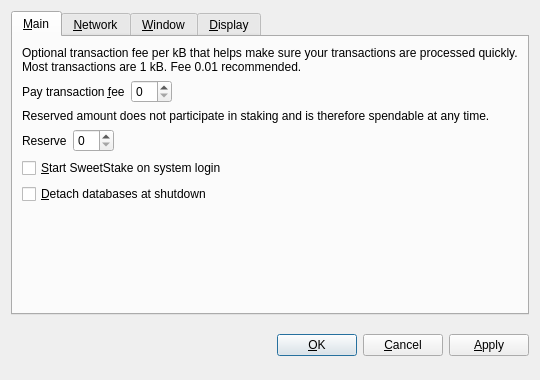
<?xml version="1.0" encoding="UTF-8"?>
<ui version="4.0">
 <class>OptionsDialog</class>
 <widget class="QDialog" name="OptionsDialog">
  <property name="geometry">
   <rect>
    <x>0</x>
    <y>0</y>
    <width>540</width>
    <height>380</height>
   </rect>
  </property>
  <property name="windowTitle">
   <string>Options</string>
  </property>
  <property name="modal">
   <bool>true</bool>
  </property>
  <layout class="QVBoxLayout" name="verticalLayout">
   <item>
    <widget class="QTabWidget" name="tabWidget">
     <property name="tabPosition">
      <enum>QTabWidget::North</enum>
     </property>
     <property name="currentIndex">
      <number>0</number>
     </property>
     <widget class="QWidget" name="tabMain">
      <attribute name="title">
       <string>&amp;Main</string>
      </attribute>
      <layout class="QVBoxLayout" name="verticalLayout_Main">
       <item>
        <widget class="QLabel" name="transactionFeeInfoLabel">
         <property name="text">
          <string>Optional transaction fee per kB that helps make sure your transactions are processed quickly. Most transactions are 1 kB. Fee 0.01 recommended.</string>
         </property>
         <property name="textFormat">
          <enum>Qt::PlainText</enum>
         </property>
         <property name="wordWrap">
          <bool>true</bool>
         </property>
        </widget>
       </item>
       <item>
        <layout class="QHBoxLayout" name="horizontalLayoutFee">
         <item>
          <widget class="QLabel" name="transactionFeeLabel">
           <property name="text">
            <string>Pay transaction &amp;fee</string>
           </property>
           <property name="textFormat">
            <enum>Qt::PlainText</enum>
           </property>
           <property name="buddy">
            <cstring>transactionFee</cstring>
           </property>
          </widget>
         </item>
         <item>
          <widget class="BitcoinAmountField" name="transactionFee"/>
         </item>
         <item>
          <spacer name="horizontalSpacerFee">
           <property name="orientation">
            <enum>Qt::Horizontal</enum>
           </property>
           <property name="sizeHint" stdset="0">
            <size>
             <width>40</width>
             <height>20</height>
            </size>
           </property>
          </spacer>
         </item>
        </layout>
       </item>
       <item>
        <widget class="QLabel" name="reserveBalanceInfoLabel">
         <property name="text">
          <string>Reserved amount does not participate in staking and is therefore spendable at any time.</string>
         </property>
         <property name="textFormat">
          <enum>Qt::PlainText</enum>
         </property>
         <property name="wordWrap">
          <bool>true</bool>
         </property>
        </widget>
       </item>
       <item>
        <layout class="QHBoxLayout" name="horizontalLayoutReserveBalance">
         <item>
          <widget class="QLabel" name="reserveBalanceLabel">
           <property name="text">
            <string>Reserve</string>
           </property>
           <property name="textFormat">
            <enum>Qt::PlainText</enum>
           </property>
           <property name="buddy">
            <cstring>reserveBalance</cstring>
           </property>
          </widget>
         </item>
         <item>
          <widget class="BitcoinAmountField" name="reserveBalance"/>
         </item>
         <item>
          <spacer name="horizontalSpacerReserveBalance">
           <property name="orientation">
            <enum>Qt::Horizontal</enum>
           </property>
           <property name="sizeHint" stdset="0">
            <size>
             <width>40</width>
             <height>20</height>
            </size>
           </property>
          </spacer>
         </item>
        </layout>
       </item>
       <item>
        <widget class="QCheckBox" name="bitcoinAtStartup">
         <property name="toolTip">
          <string>Automatically start SweetStake after logging in to the system.</string>
         </property>
         <property name="text">
          <string>&amp;Start SweetStake on system login</string>
         </property>
        </widget>
       </item>
       <item>
        <widget class="QCheckBox" name="detachDatabases">
         <property name="toolTip">
          <string>Detach block and address databases at shutdown. This means they can be moved to another data directory, but it slows down shutdown. The wallet is always detached.</string>
         </property>
         <property name="text">
          <string>&amp;Detach databases at shutdown</string>
         </property>
        </widget>
       </item>
       <item>
        <spacer name="verticalSpacer_Main">
         <property name="orientation">
          <enum>Qt::Vertical</enum>
         </property>
         <property name="sizeHint" stdset="0">
          <size>
           <width>20</width>
           <height>40</height>
          </size>
         </property>
        </spacer>
       </item>
      </layout>
     </widget>
     <widget class="QWidget" name="tabNetwork">
      <attribute name="title">
       <string>&amp;Network</string>
      </attribute>
      <layout class="QVBoxLayout" name="verticalLayout_Network">
       <item>
        <widget class="QCheckBox" name="mapPortUpnp">
         <property name="toolTip">
          <string>Automatically open the SweetStake client port on the router. This only works when your router supports UPnP and it is enabled.</string>
         </property>
         <property name="text">
          <string>Map port using &amp;UPnP</string>
         </property>
        </widget>
       </item>
       <item>
        <widget class="QCheckBox" name="connectSocks">
         <property name="toolTip">
          <string>Connect to the SweetStake network through a SOCKS proxy (e.g. when connecting through Tor).</string>
         </property>
         <property name="text">
          <string>&amp;Connect through SOCKS proxy:</string>
         </property>
        </widget>
       </item>
       <item>
        <layout class="QHBoxLayout" name="horizontalLayout_Network">
         <item>
          <widget class="QLabel" name="proxyIpLabel">
           <property name="text">
            <string>Proxy &amp;IP:</string>
           </property>
           <property name="textFormat">
            <enum>Qt::PlainText</enum>
           </property>
           <property name="buddy">
            <cstring>proxyIp</cstring>
           </property>
          </widget>
         </item>
         <item>
          <widget class="QValidatedLineEdit" name="proxyIp">
           <property name="maximumSize">
            <size>
             <width>140</width>
             <height>16777215</height>
            </size>
           </property>
           <property name="toolTip">
            <string>IP address of the proxy (e.g. 127.0.0.1)</string>
           </property>
          </widget>
         </item>
         <item>
          <widget class="QLabel" name="proxyPortLabel">
           <property name="text">
            <string>&amp;Port:</string>
           </property>
           <property name="textFormat">
            <enum>Qt::PlainText</enum>
           </property>
           <property name="buddy">
            <cstring>proxyPort</cstring>
           </property>
          </widget>
         </item>
         <item>
          <widget class="QLineEdit" name="proxyPort">
           <property name="maximumSize">
            <size>
             <width>55</width>
             <height>16777215</height>
            </size>
           </property>
           <property name="toolTip">
            <string>Port of the proxy (e.g. 9050)</string>
           </property>
          </widget>
         </item>
         <item>
          <widget class="QLabel" name="socksVersionLabel">
           <property name="text">
            <string>SOCKS &amp;Version:</string>
           </property>
           <property name="textFormat">
            <enum>Qt::PlainText</enum>
           </property>
           <property name="buddy">
            <cstring>socksVersion</cstring>
           </property>
          </widget>
         </item>
         <item>
          <widget class="QValueComboBox" name="socksVersion">
           <property name="toolTip">
            <string>SOCKS version of the proxy (e.g. 5)</string>
           </property>
          </widget>
         </item>
         <item>
          <spacer name="horizontalSpacer_Network">
           <property name="orientation">
            <enum>Qt::Horizontal</enum>
           </property>
           <property name="sizeHint" stdset="0">
            <size>
             <width>40</width>
             <height>20</height>
            </size>
           </property>
          </spacer>
         </item>
        </layout>
       </item>
       <item>
        <spacer name="verticalSpacer_Network">
         <property name="orientation">
          <enum>Qt::Vertical</enum>
         </property>
         <property name="sizeHint" stdset="0">
          <size>
           <width>20</width>
           <height>40</height>
          </size>
         </property>
        </spacer>
       </item>
      </layout>
     </widget>
     <widget class="QWidget" name="tabWindow">
      <attribute name="title">
       <string>&amp;Window</string>
      </attribute>
      <layout class="QVBoxLayout" name="verticalLayout_Window">
       <item>
        <widget class="QCheckBox" name="minimizeToTray">
         <property name="toolTip">
          <string>Show only a tray icon after minimizing the window.</string>
         </property>
         <property name="text">
          <string>&amp;Minimize to the tray instead of the taskbar</string>
         </property>
        </widget>
       </item>
       <item>
        <widget class="QCheckBox" name="minimizeOnClose">
         <property name="toolTip">
          <string>Minimize instead of exit the application when the window is closed. When this option is enabled, the application will be closed only after selecting Quit in the menu.</string>
         </property>
         <property name="text">
          <string>M&amp;inimize on close</string>
         </property>
        </widget>
       </item>
       <item>
        <spacer name="verticalSpacer_Window">
         <property name="orientation">
          <enum>Qt::Vertical</enum>
         </property>
         <property name="sizeHint" stdset="0">
          <size>
           <width>20</width>
           <height>40</height>
          </size>
         </property>
        </spacer>
       </item>
      </layout>
     </widget>
     <widget class="QWidget" name="tabDisplay">
      <attribute name="title">
       <string>&amp;Display</string>
      </attribute>
      <layout class="QVBoxLayout" name="verticalLayout_Display">
       <item>
        <layout class="QHBoxLayout" name="horizontalLayout_1_Display">
         <item>
          <widget class="QLabel" name="langLabel">
           <property name="text">
            <string>User Interface &amp;language:</string>
           </property>
           <property name="textFormat">
            <enum>Qt::PlainText</enum>
           </property>
           <property name="buddy">
            <cstring>lang</cstring>
           </property>
          </widget>
         </item>
         <item>
          <widget class="QValueComboBox" name="lang">
           <property name="toolTip">
            <string>The user interface language can be set here. This setting will take effect after restarting SweetStake.</string>
           </property>
          </widget>
         </item>
        </layout>
       </item>
       <item>
        <layout class="QHBoxLayout" name="horizontalLayout_2_Display">
         <item>
          <widget class="QLabel" name="unitLabel">
           <property name="text">
            <string>&amp;Unit to show amounts in:</string>
           </property>
           <property name="textFormat">
            <enum>Qt::PlainText</enum>
           </property>
           <property name="buddy">
            <cstring>unit</cstring>
           </property>
          </widget>
         </item>
         <item>
          <widget class="QValueComboBox" name="unit">
           <property name="toolTip">
            <string>Choose the default subdivision unit to show in the interface and when sending coins.</string>
           </property>
          </widget>
         </item>
        </layout>
       </item>
       <item>
        <widget class="QCheckBox" name="displayAddresses">
         <property name="toolTip">
          <string>Whether to show SweetStake addresses in the transaction list or not.</string>
         </property>
         <property name="text">
          <string>&amp;Display addresses in transaction list</string>
         </property>
        </widget>
       </item>
       <item>
        <widget class="QCheckBox" name="coinControlFeatures">
         <property name="toolTip">
          <string>Whether to show coin control features or not.</string>
         </property>
         <property name="text">
          <string>Display coin &amp;control features (experts only!)</string>
         </property>
        </widget>
       </item>
       <item>
        <spacer name="verticalSpacer_Display">
         <property name="orientation">
          <enum>Qt::Vertical</enum>
         </property>
         <property name="sizeHint" stdset="0">
          <size>
           <width>20</width>
           <height>40</height>
          </size>
         </property>
        </spacer>
       </item>
      </layout>
     </widget>
    </widget>
   </item>
   <item>
    <layout class="QHBoxLayout" name="horizontalLayout_Buttons">
     <item>
      <spacer name="horizontalSpacer_1">
       <property name="orientation">
        <enum>Qt::Horizontal</enum>
       </property>
       <property name="sizeHint" stdset="0">
        <size>
         <width>40</width>
         <height>48</height>
        </size>
       </property>
      </spacer>
     </item>
     <item>
      <widget class="QLabel" name="statusLabel">
       <property name="font">
        <font>
         <weight>75</weight>
         <bold>true</bold>
        </font>
       </property>
       <property name="text">
        <string/>
       </property>
       <property name="textFormat">
        <enum>Qt::PlainText</enum>
       </property>
       <property name="wordWrap">
        <bool>true</bool>
       </property>
      </widget>
     </item>
     <item>
      <spacer name="horizontalSpacer_2">
       <property name="orientation">
        <enum>Qt::Horizontal</enum>
       </property>
       <property name="sizeHint" stdset="0">
        <size>
         <width>40</width>
         <height>48</height>
        </size>
       </property>
      </spacer>
     </item>
     <item>
      <widget class="QPushButton" name="okButton">
       <property name="text">
        <string>&amp;OK</string>
       </property>
      </widget>
     </item>
     <item>
      <widget class="QPushButton" name="cancelButton">
       <property name="text">
        <string>&amp;Cancel</string>
       </property>
       <property name="autoDefault">
        <bool>false</bool>
       </property>
      </widget>
     </item>
     <item>
      <widget class="QPushButton" name="applyButton">
       <property name="text">
        <string>&amp;Apply</string>
       </property>
       <property name="autoDefault">
        <bool>false</bool>
       </property>
      </widget>
     </item>
    </layout>
   </item>
  </layout>
 </widget>
 <customwidgets>
  <customwidget>
   <class>BitcoinAmountField</class>
   <extends>QSpinBox</extends>
   <header>bitcoinamountfield.h</header>
  </customwidget>
  <customwidget>
   <class>QValueComboBox</class>
   <extends>QComboBox</extends>
   <header>qvaluecombobox.h</header>
  </customwidget>
  <customwidget>
   <class>QValidatedLineEdit</class>
   <extends>QLineEdit</extends>
   <header>qvalidatedlineedit.h</header>
  </customwidget>
 </customwidgets>
 <resources/>
 <connections/>
</ui>
